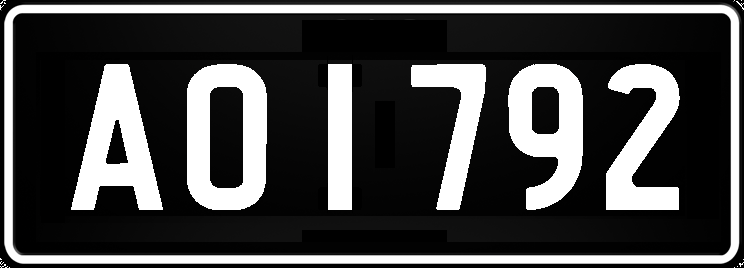
#> input picture plaka.png, 744 x 268 px
$ python erosion_HW.py
#> lines starting #> are read from the running program, lines starting #| are printed output that depends on the picture; after the words box and inside, x2 and y2 are one past the last pixel; in counts of white or black regions, pixels touching at a corner belong together
import cv2
import numpy as np

img = cv2.imread('plaka.png', 0).astype(float) // 255
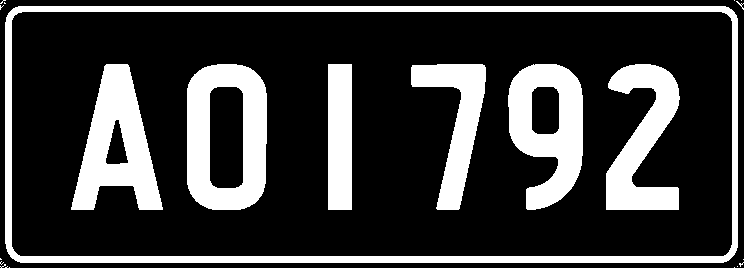
#> img: shape (268, 744) float64; values 0 (black) and 1 (white), 23.9% white; 22 white regions (15 under 20 px), largest, box (x1, y1, x2, y2) and area: (5, 6, 738, 263) 12543, (187, 64, 267, 210) 7507, (71, 64, 163, 210) 6957

kernel = np.array([[0, 1, 0], [1, 1, 1], [0, 1, 0]])
erosion = img.copy()

for i in range(1, img.shape[0] - 1):
    for j in range(1, img.shape[1] - 1):

        # eroded_pixel = np.min(img[i-1:i+2, j-1:j+2] * kernel)
        eroded_pixel = \
            img[i - 1][j - 1] * kernel[0][0] + \
            img[i - 1][j] * kernel[0][1] + \
            img[i - 1][j + 1] * kernel[0][2] + \
            img[i][j - 1] * kernel[1][0] + \
            img[i][j] * kernel[1][1] + \
            img[i][j + 1] * kernel[1][2] + \
            img[i + 1][j - 1] * kernel[2][0] + \
            img[i + 1][j] * kernel[2][1] + \
            img[i + 1][j + 1] * kernel[2][2]
        if eroded_pixel == 5:
            erosion[i][j] = 1
        else:
            erosion[i][j] = 0
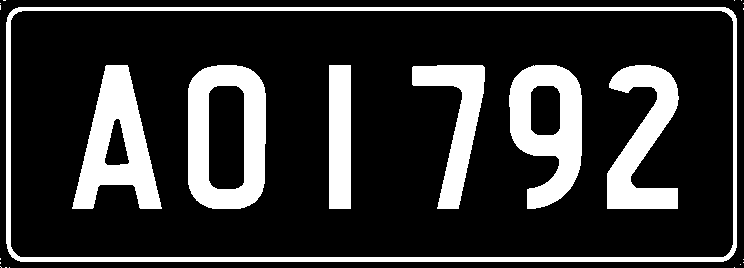
#> erosion: shape (268, 744) float64; values 0 (black) and 1 (white), 20.4% white; 23 white regions (16 under 20 px), largest, box (x1, y1, x2, y2) and area: (6, 7, 737, 262) 8707, (188, 65, 266, 209) 6881, (72, 65, 162, 209) 6410

# İşlem sonucunu göster


cv2.imshow('Original Image', img)
cv2.imshow('Erosion Image', erosion)

cv2.waitKey(0)
cv2.destroyAllWindows()
